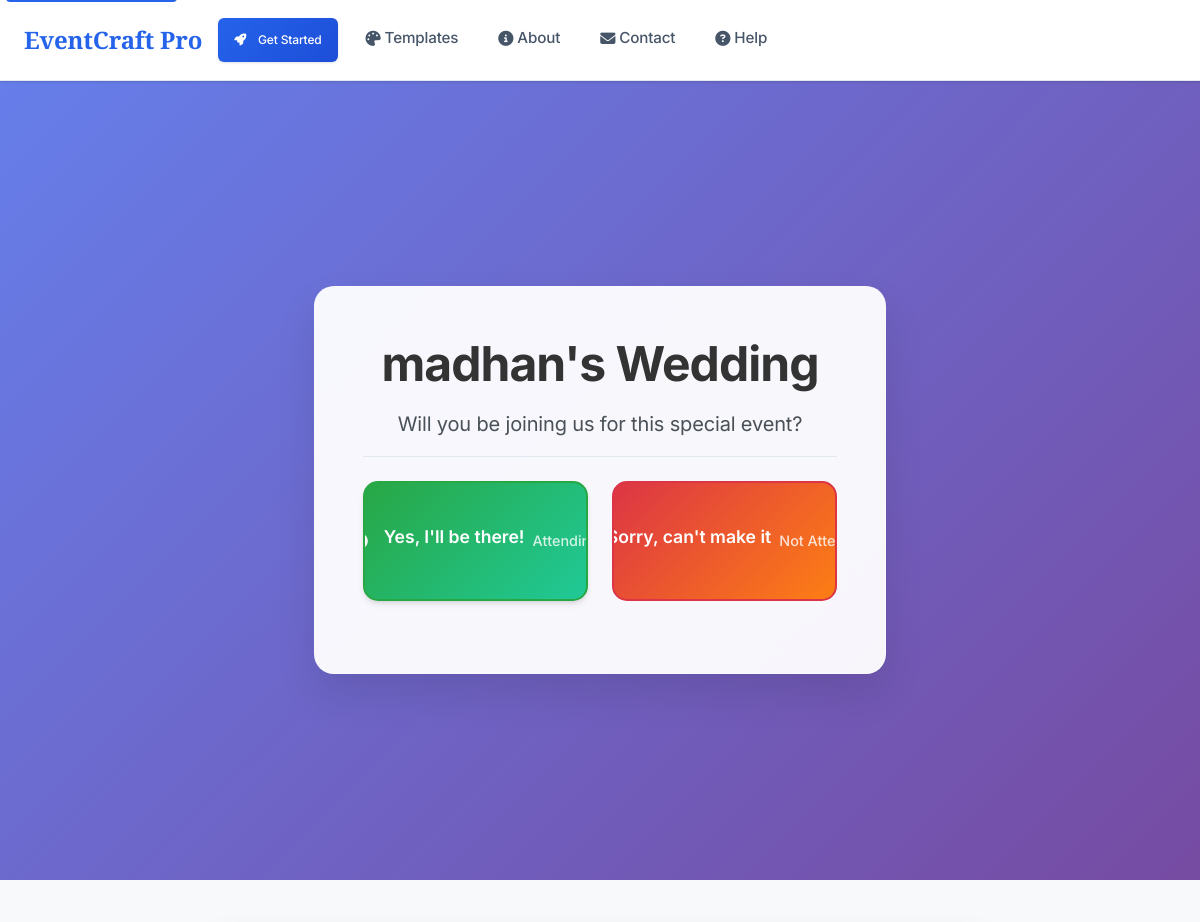
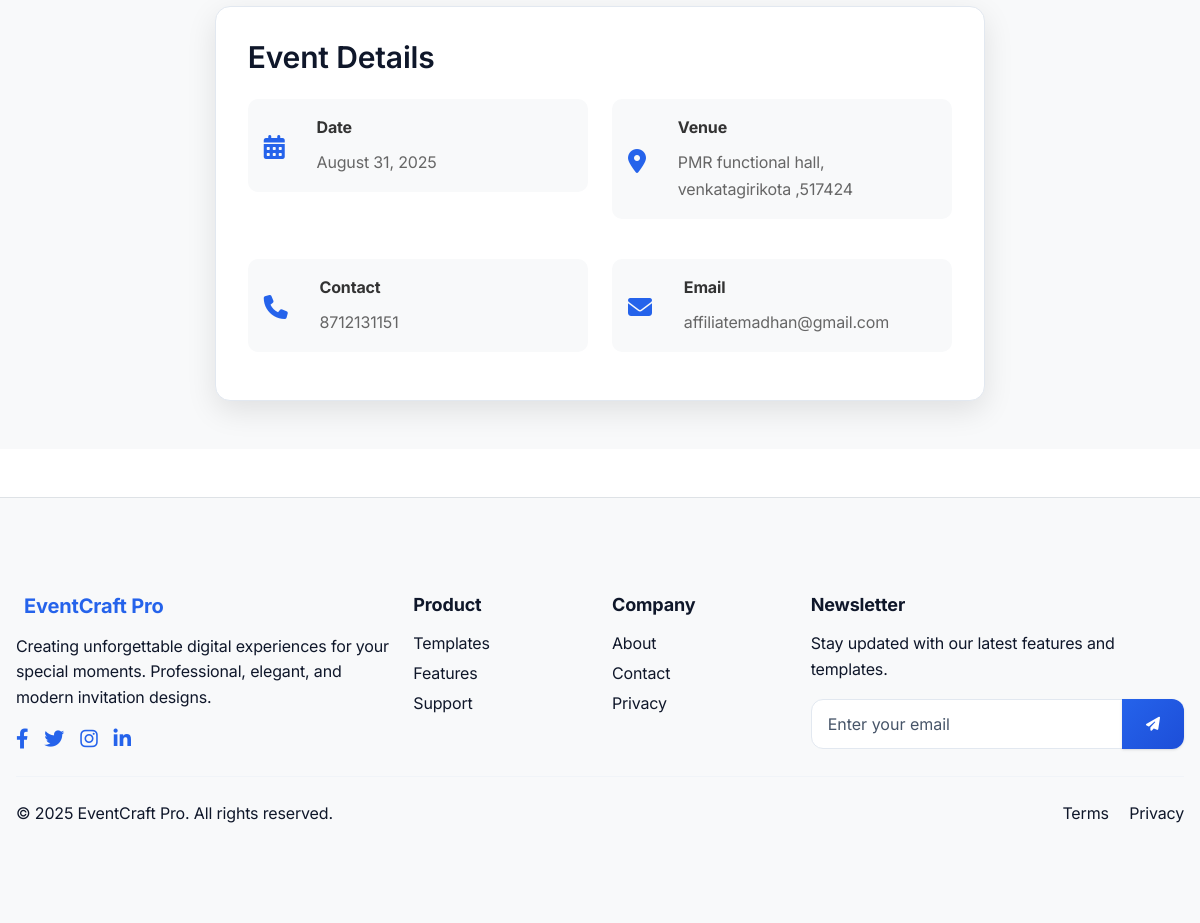
The page /rsvp/bbaBwljR on the database its author committed (2 pictures, top to bottom).
### models.py (models this page shows)
class Invitation(db.Model):
    __tablename__ = 'invitations'
    id = db.Column(db.Integer, primary_key=True)
    user_id = db.Column(db.Integer, db.ForeignKey('users.id'), nullable=False)
    title = db.Column(db.String(200))
    description = db.Column(db.Text)
    event_type = db.Column(db.String(50), nullable=False)
    template_name = db.Column(db.String(100))
    event_date = db.Column(db.DateTime)
    event_style = db.Column(db.String(50))
    bride_name = db.Column(db.String(100))
    groom_name = db.Column(db.String(100))
    muhurtham_time = db.Column(db.String(50))
    reception_time = db.Column(db.String(50))
    birthday_person = db.Column(db.String(100))
    age = db.Column(db.String(10))
    start_time = db.Column(db.String(50))
    dinner_time = db.Column(db.String(50))
    mother_name = db.Column(db.String(100))
    father_name = db.Column(db.String(100))
    babyshower_start_time = db.Column(db.String(50))
    babyshower_end_time = db.Column(db.String(50))
    graduate_name = db.Column(db.String(100))
    degree = db.Column(db.String(100))
    school = db.Column(db.String(100))
    major = db.Column(db.String(100))
    couple_names = db.Column(db.String(100))
    marriage_years = db.Column(db.String(20))
    anniversary_dinner_time = db.Column(db.String(50))
    party_time = db.Column(db.String(50))
    honoree_name = db.Column(db.String(100))
    position = db.Column(db.String(100))
    company = db.Column(db.String(100))
    start_year = db.Column(db.String(10))
    host_name = db.Column(db.String(100))
    contact_phone = db.Column(db.String(20))
    contact_email = db.Column(db.String(120))
    venue_address = db.Column(db.Text)
    love_story = db.Column(db.Text)  # For weddings
    event_story = db.Column(db.Text)  # For other events
    main_image = db.Column(db.String(255))
    bride_image = db.Column(db.String(255))
    groom_image = db.Column(db.String(255))
    birthday_image = db.Column(db.String(255))
    couple_image = db.Column(db.String(255))
    graduate_image = db.Column(db.String(255))
    honoree_image = db.Column(db.String(255))
    gallery_images = db.Column(db.Text)  # JSON string of image filenames
    customization_data = db.Column(db.Text)  # JSON string of customization settings
    share_url = db.Column(db.String(100), unique=True, nullable=False)
    view_count = db.Column(db.Integer, default=0)
    is_active = db.Column(db.Boolean, default=True)
    expires_at = db.Column(db.DateTime, default=lambda: datetime.utcnow() + timedelta(days=365))  # Default 1 year expiration
    created_at = db.Column(db.DateTime, default=datetime.utcnow)
    updated_at = db.Column(db.DateTime, default=datetime.utcnow, onupdate=datetime.utcnow)
    wishes = db.relationship('Wish', backref='invitation', lazy=True, cascade='all, delete-orphan')
    guests = db.relationship('Guest', backref='invitation', lazy=True, cascade='all, delete-orphan')
    rsvps = db.relationship('RSVP', backref='invitation', lazy=True, cascade='all, delete-orphan')
    views = db.relationship('InvitationView', backref='invitation', lazy=True, cascade='all, delete-orphan')
    shares = db.relationship('InvitationShare', backref='invitation', lazy=True, cascade='all, delete-orphan')

### routes.py (the view, shortened to what this page needs)
    @app.route('/rsvp/<share_url>', methods=['GET', 'POST'])
    def public_rsvp(share_url):
        invitation = Invitation.query.filter_by(share_url=share_url).first_or_404()
        return render_template('invitation/rsvp_simple.html', invitation=invitation)

### app.py (called while the page is built)
@app.context_processor
def inject_session():
    from flask import session
    return dict(session=session)

@app.after_request
def after_request(response):
    response.headers.add('Access-Control-Allow-Origin', '*')
    response.headers.add('Access-Control-Allow-Headers', 'Content-Type,Authorization')
    response.headers.add('Access-Control-Allow-Methods', 'GET,PUT,POST,DELETE,OPTIONS')
    return response

### templates/invitation/rsvp_simple.html (shortened to what this page needs)
{% extends "base.html" %}
{% block content %}
<section class="simple-rsvp-section py-5">
    <div class="container">
        <div class="row justify-content-center">
            <div class="col-lg-6 col-md-8">
                <div class="rsvp-card text-center">
                    <div class="rsvp-header mb-4">
                        <h1 class="display-5 fw-bold mb-3">{{ invitation.title }}</h1>
                        <p class="lead text-muted">Will you be joining us for this special event?</p>
                    </div>
                    <div class="rsvp-options mb-4">
                        <div class="row g-3">
                            <div class="col-6">
                                <button class="btn btn-success btn-lg w-100 rsvp-btn" data-status="attending">
                                    <i class="fas fa-check-circle me-2"></i>
                                    <div class="btn-text">Yes, I'll be there!</div>
                                    <div class="btn-subtext">Attending</div>
                                </button>
                            </div>
                            <div class="col-6">
                                <button class="btn btn-outline-danger btn-lg w-100 rsvp-btn" data-status="not_attending">
                                    <div class="btn-text">Sorry, can't make it</div>
                                    <div class="btn-subtext">Not Attending</div>
                                </button>
                            </div>
                        </div>
                    </div>
                </div>
            </div>
        </div>
    </div>
</section>
<section class="event-details-section py-5 bg-light">
    <div class="container">
        <div class="row justify-content-center">
            <div class="col-lg-8">
                <div class="event-details-card">
                    <h3 class="mb-4">Event Details</h3>
                    <div class="row g-4">
                        <div class="col-md-6">
                            <div class="detail-item">
                                <i class="fas fa-calendar-alt text-primary me-3"></i>
                                <div>
                                    <strong>Date</strong>
                                    <p class="mb-0">{{ invitation.event_date.strftime('%B %d, %Y') if invitation.event_date else 'TBD' }}</p>
                                </div>
                            </div>
                        </div>
                        <div class="col-md-6">
                            <div class="detail-item">
                                <i class="fas fa-map-marker-alt text-primary me-3"></i>
                                <div>
                                    <strong>Venue</strong>
                                    <p class="mb-0">{{ invitation.venue_address or 'TBD' }}</p>
                                </div>
                            </div>
                        </div>
                        {% if invitation.contact_phone %}
                        <div class="col-md-6">
                            <div class="detail-item">
                                <i class="fas fa-phone text-primary me-3"></i>
                                <div>
                                    <strong>Contact</strong>
                                    <p class="mb-0">{{ invitation.contact_phone }}</p>
                                </div>
                            </div>
                        </div>
                        {% endif %}
                        {% if invitation.contact_email %}
                        <div class="col-md-6">
                            <div class="detail-item">
                                <i class="fas fa-envelope text-primary me-3"></i>
                                <div>
                                    <strong>Email</strong>
                                    <p class="mb-0">{{ invitation.contact_email }}</p>
                                </div>
                            </div>
                        </div>
                        {% endif %}
                    </div>
                </div>
            </div>
        </div>
    </div>
</section>
{% endblock %}

### templates/base.html (shortened to what this page needs)
<!DOCTYPE html>
<html lang="en">
<head>
    <link href="https://cdn.jsdelivr.net/npm/bootstrap@5.3.0/dist/css/bootstrap.min.css" rel="stylesheet">
    <link rel="stylesheet" href="https://cdnjs.cloudflare.com/ajax/libs/font-awesome/6.4.0/css/all.min.css">
    <link rel="stylesheet" href="/static/css/style.css?v=6.0">
</head>
<body>
    <nav class="navbar navbar-expand-lg fixed-top" id="mainNavbar" role="navigation" aria-label="Main navigation">
        <div class="container">
            <a class="navbar-brand" href="{{ url_for('index') }}" aria-label="EventCraft Pro - Go to homepage">
                EventCraft Pro
            </a>
            <div class="mobile-nav-controls">
                {% if not session.user_id %}
                <a href="{{ url_for('auth') }}" class="btn btn-primary btn-sm mobile-get-started me-2">
                    <i class="fas fa-rocket me-1"></i>Get Started
                </a>
                {% endif %}
            </div>
            <div class="collapse navbar-collapse" id="navbarNav">
                <ul class="navbar-nav me-auto" role="menubar">
                    <li class="nav-item" role="none">
                        <a class="nav-link" href="{{ url_for('templates') }}" role="menuitem" aria-label="Browse invitation templates">
                            <i class="fas fa-palette me-1" aria-hidden="true"></i>Templates
                        </a>
                    </li>
                    <li class="nav-item" role="none">
                        <a class="nav-link" href="{{ url_for('about') }}" role="menuitem" aria-label="Learn about EventCraft Pro">
                            <i class="fas fa-info-circle me-1" aria-hidden="true"></i>About
                        </a>
                    </li>
                    <li class="nav-item" role="none">
                        <a class="nav-link" href="{{ url_for('contact') }}" role="menuitem" aria-label="Contact us for support">
                            <i class="fas fa-envelope me-1" aria-hidden="true"></i>Contact
                        </a>
                    </li>
                    <li class="nav-item" role="none">
                        <a class="nav-link" href="{{ url_for('help_center') }}" role="menuitem" aria-label="Get help and support">
                            <i class="fas fa-question-circle me-1" aria-hidden="true"></i>Help
                        </a>
                    </li>
                </ul>
            </div>
        </div>
    </nav>
    <main id="main-content" class="main-content" role="main" aria-label="Main content">
    <main class="fade-in">
        {% block content %}{% endblock %}
    </main>
    <footer class="bg-light border-top mt-5">
        <div class="container py-5">
            <div class="row g-4">
                <div class="col-lg-4 col-md-6">
                    <h5 class="fw-bold mb-3 text-primary">
                        EventCraft Pro
                    </h5>
                    <p class="text-dark mb-3">Creating unforgettable digital experiences for your special moments. Professional, elegant, and modern invitation designs.</p>
                    <div class="d-flex gap-3">
                        <a href="#" class="text-primary hover-primary"><i class="fab fa-facebook-f fa-lg"></i></a>
                        <a href="#" class="text-primary hover-primary"><i class="fab fa-twitter fa-lg"></i></a>
                        <a href="#" class="text-primary hover-primary"><i class="fab fa-instagram fa-lg"></i></a>
                        <a href="#" class="text-primary hover-primary"><i class="fab fa-linkedin-in fa-lg"></i></a>
                    </div>
                </div>
                <div class="col-lg-2 col-md-3 col-6">
                    <h6 class="fw-bold mb-3 text-dark">Product</h6>
                    <ul class="list-unstyled">
                        <li><a href="{{ url_for('templates') }}" class="text-dark text-decoration-none hover-primary">Templates</a></li>
                        <li><a href="{{ url_for('about') }}" class="text-dark text-decoration-none hover-primary">Features</a></li>
                        <li><a href="{{ url_for('contact') }}" class="text-dark text-decoration-none hover-primary">Support</a></li>
                    </ul>
                </div>
                <div class="col-lg-2 col-md-3 col-6">
                    <h6 class="fw-bold mb-3 text-dark">Company</h6>
                    <ul class="list-unstyled">
                        <li><a href="{{ url_for('about') }}" class="text-dark text-decoration-none hover-primary">About</a></li>
                        <li><a href="{{ url_for('contact') }}" class="text-dark text-decoration-none hover-primary">Contact</a></li>
                        <li><a href="{{ url_for('privacy') }}" class="text-dark text-decoration-none hover-primary">Privacy</a></li>
                    </ul>
                </div>
                <div class="col-lg-4 col-md-12">
                    <h6 class="fw-bold mb-3 text-dark">Newsletter</h6>
                    <p class="text-dark mb-3">Stay updated with our latest features and templates.</p>
                    <div class="input-group">
                        <input type="email" class="form-control" placeholder="Enter your email" style="border-radius: 0.75rem 0 0 0.75rem; border: 1px solid var(--border-color);">
                        <button class="btn btn-primary" type="button" style="border-radius: 0 0.75rem 0.75rem 0; background: var(--gradient-primary); border: none;">
                            <i class="fas fa-paper-plane"></i>
                        </button>
                    </div>
                </div>
            </div>
            <hr class="my-4">
            <div class="row align-items-center">
                <div class="col-md-6">
                    <p class="text-dark mb-0">&copy; 2025 EventCraft Pro. All rights reserved.</p>
                </div>
                <div class="col-md-6 text-md-end">
                    <a href="{{ url_for('terms') }}" class="text-dark text-decoration-none me-3 hover-primary">Terms</a>
                    <a href="{{ url_for('privacy') }}" class="text-dark text-decoration-none hover-primary">Privacy</a>
                </div>
            </div>
        </div>
    </footer>
</body>
</html>

### templates/invitation/rsvp_simple.html (style rules this page uses)
.simple-rsvp-section { background: linear-gradient(135deg, #667eea 0%, #764ba2 100%); color: white; min-height: 100vh; display: flex; align-items: center; }
.rsvp-card { background: rgba(255, 255, 255, 0.95); backdrop-filter: blur(20px); border-radius: 20px; padding: 3rem; box-shadow: 0 20px 40px rgba(0, 0, 0, 0.1); border: 1px solid rgba(255, 255, 255, 0.2); }
.rsvp-header h1 { color: #333; font-weight: 700; }
.rsvp-header p { color: #666; }
.rsvp-btn { height: 120px; border-radius: 15px; border: 2px solid transparent; transition: all 0.3s ease; position: relative; overflow: hidden; }
.rsvp-btn::before { content: ''; position: absolute; top: 0; left: -100%; width: 100%; height: 100%; background: linear-gradient(90deg, transparent, rgba(255, 255, 255, 0.2), transparent); transition: left 0.5s ease; }
.rsvp-btn.btn-success { background: linear-gradient(135deg, #28a745 0%, #20c997 100%); border-color: #28a745; }
.rsvp-btn.btn-outline-danger { background: linear-gradient(135deg, #dc3545 0%, #fd7e14 100%); border-color: #dc3545; color: white; }
.btn-text { font-size: 1.1rem; font-weight: 600; margin-bottom: 0.5rem; }
.btn-subtext { font-size: 0.9rem; opacity: 0.8; }
.event-details-card { background: white; border-radius: 15px; padding: 2rem; box-shadow: 0 10px 30px rgba(0, 0, 0, 0.1); }
.detail-item { display: flex; align-items: center; padding: 1rem; background: #f8f9fa; border-radius: 10px; margin-bottom: 1rem; }
.detail-item i { font-size: 1.5rem; }
.detail-item strong { display: block; margin-bottom: 0.5rem; color: #333; }
.detail-item p { color: #666; margin: 0; }

### rows shown on the page
Invitation: title "madhan's Wedding", event_date "August 31, 2025", venue_address "PMR functional hall, venkatagirikota ,517424", contact_phone "8712131151", contact_email "affiliatemadhan@gmail.com"
